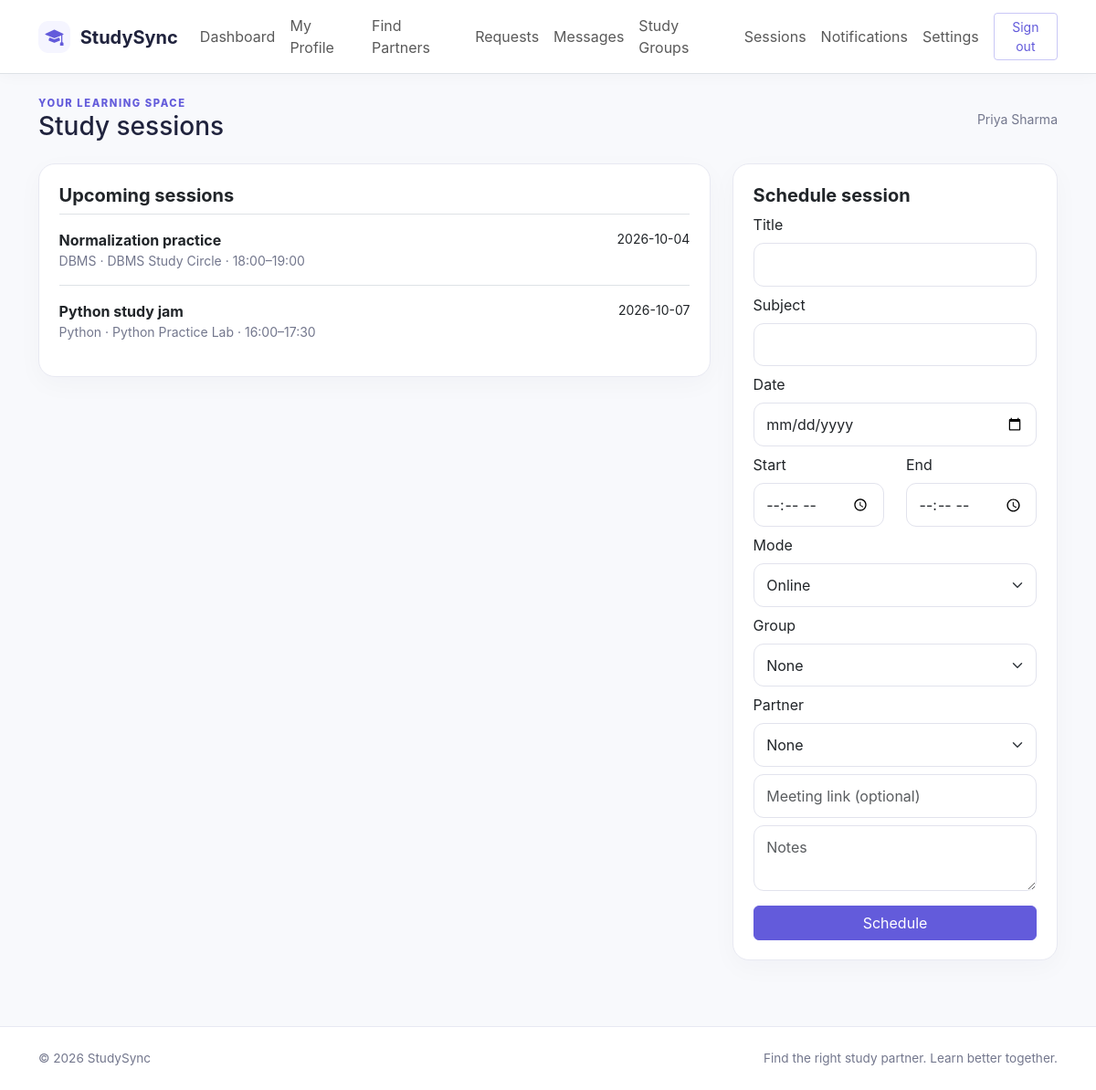
The app's page /student/sessions.php (signed in) with its own data.
### tables this page shows
CREATE TABLE student_profiles(user_id BIGINT UNSIGNED PRIMARY KEY,college VARCHAR(180) NOT NULL DEFAULT '',course VARCHAR(120) NOT NULL DEFAULT '',semester TINYINT UNSIGNED NULL,about TEXT NULL,learning_goals TEXT NULL,study_mode ENUM('Online','Offline','Both') NULL,availability_days VARCHAR(100) NULL,start_time TIME NULL,end_time TIME NULL,languages VARCHAR(180) NULL,avatar VARCHAR(255) NULL,FOREIGN KEY(user_id) REFERENCES users(id) ON DELETE CASCADE);

CREATE TABLE users(id BIGINT UNSIGNED AUTO_INCREMENT PRIMARY KEY,name VARCHAR(120) NOT NULL,email VARCHAR(190) NOT NULL UNIQUE,password VARCHAR(255) NOT NULL,role ENUM('student','admin') NOT NULL DEFAULT 'student',status ENUM('active','inactive') NOT NULL DEFAULT 'active',created_at TIMESTAMP NOT NULL DEFAULT CURRENT_TIMESTAMP,updated_at TIMESTAMP NOT NULL DEFAULT CURRENT_TIMESTAMP ON UPDATE CURRENT_TIMESTAMP,INDEX(role,status));

CREATE TABLE study_sessions(id BIGINT UNSIGNED AUTO_INCREMENT PRIMARY KEY,title VARCHAR(160) NOT NULL,subject VARCHAR(120) NULL,session_date DATE NOT NULL,start_time TIME NOT NULL,end_time TIME NOT NULL,mode ENUM('Online','Offline','Both') NOT NULL DEFAULT 'Online',meeting_link VARCHAR(500) NULL,notes TEXT NULL,group_id BIGINT UNSIGNED NULL,partner_id BIGINT UNSIGNED NULL,created_by BIGINT UNSIGNED NOT NULL,status ENUM('scheduled','cancelled') NOT NULL DEFAULT 'scheduled',created_at TIMESTAMP DEFAULT CURRENT_TIMESTAMP,FOREIGN KEY(group_id) REFERENCES study_groups(id) ON DELETE SET NULL,FOREIGN KEY(partner_id) REFERENCES users(id) ON DELETE SET NULL,FOREIGN KEY(created_by) REFERENCES users(id) ON DELETE CASCADE,INDEX(session_date,status));

CREATE TABLE study_groups(id BIGINT UNSIGNED AUTO_INCREMENT PRIMARY KEY,name VARCHAR(140) NOT NULL,description TEXT NOT NULL,subject_id INT UNSIGNED NULL,topic VARCHAR(120) NULL,level ENUM('Beginner','Intermediate','Advanced') NOT NULL DEFAULT 'Beginner',study_mode ENUM('Online','Offline','Both') NOT NULL DEFAULT 'Online',creator_id BIGINT UNSIGNED NOT NULL,status ENUM('active','suspended') NOT NULL DEFAULT 'active',created_at TIMESTAMP DEFAULT CURRENT_TIMESTAMP,FOREIGN KEY(subject_id) REFERENCES subjects(id) ON DELETE SET NULL,FOREIGN KEY(creator_id) REFERENCES users(id) ON DELETE CASCADE,INDEX(status,created_at));

### config/database.php (called while the page is built, shortened)
<?php
function db(): PDO {
    static $pdo;
    if (!$pdo) {
        $pdo = new PDO('mysql:host='.DB_HOST.';dbname='.DB_NAME.';charset=utf8mb4', DB_USER, DB_PASS, [PDO::ATTR_ERRMODE=>PDO::ERRMODE_EXCEPTION, PDO::ATTR_DEFAULT_FETCH_MODE=>PDO::FETCH_ASSOC, PDO::ATTR_EMULATE_PREPARES=>false]);
    }
    return $pdo;
}

### student/sessions.php (the view)
<?php require_once __DIR__.'/../includes/functions.php';$u=require_login();$id=(int)$u['id'];if($_SERVER['REQUEST_METHOD']==='POST'){verify_csrf();$act=$_POST['act']??'';if($act==='cancel'){$q=db()->prepare("UPDATE study_sessions SET status='cancelled' WHERE id=? AND created_by=?");$q->execute([(int)$_POST['id'],$id]);flash('success','Session cancelled.');go('sessions.php');}if($act==='create'){$title=trim($_POST['title']??'');$date=$_POST['date']??'';$start=$_POST['start_time']??'';$end=$_POST['end_time']??'';$mode=$_POST['mode']??'Online';if(!$title||!strtotime($date)||$date<date('Y-m-d')||!preg_match('/^\d{2}:\d{2}$/',$start)||!preg_match('/^\d{2}:\d{2}$/',$end)||$start>=$end){flash('danger','Enter a valid title, future date, and end time after start time.');go('sessions.php');}$group=(int)($_POST['group_id']??0)?:null;$partner=(int)($_POST['partner_id']??0)?:null;if($group){$q=db()->prepare('SELECT COUNT(*) FROM group_members WHERE group_id=? AND user_id=?');$q->execute([$group,$id]);if(!$q->fetchColumn())$group=null;}if($partner){$q=db()->prepare("SELECT COUNT(*) FROM study_requests WHERE status='accepted' AND ((sender_id=? AND receiver_id=?) OR (sender_id=? AND receiver_id=?))");$q->execute([$id,$partner,$partner,$id]);if(!$q->fetchColumn())$partner=null;}db()->prepare('INSERT INTO study_sessions(title,subject,session_date,start_time,end_time,mode,meeting_link,notes,group_id,partner_id,created_by) VALUES(?,?,?,?,?,?,?,?,?,?,?)')->execute([$title,trim($_POST['subject']??''),$date,$start,$end,$mode,trim($_POST['meeting_link']??''),trim($_POST['notes']??''),$group,$partner,$id]);if($partner)notify($partner,$u['name'].' scheduled a study session.','sessions.php');flash('success','Study session scheduled.');go('sessions.php');}}$q=db()->prepare("SELECT DISTINCT s.*,g.name group_name,p.name partner_name FROM study_sessions s LEFT JOIN study_groups g ON g.id=s.group_id LEFT JOIN users p ON p.id=s.partner_id WHERE (s.created_by=? OR s.partner_id=? OR s.group_id IN (SELECT group_id FROM group_members WHERE user_id=?)) AND s.status='scheduled' ORDER BY s.session_date,s.start_time");$q->execute([$id,$id,$id]);$rows=$q->fetchAll();$groups=db()->prepare('SELECT g.id,g.name FROM group_members m JOIN study_groups g ON g.id=m.group_id WHERE m.user_id=?');$groups->execute([$id]);$connections=db()->prepare("SELECT DISTINCT u.id,u.name FROM users u JOIN study_requests r ON r.status='accepted' AND ((r.sender_id=? AND r.receiver_id=u.id) OR (r.receiver_id=? AND r.sender_id=u.id))");$connections->execute([$id,$id]);page_start('Study sessions'); ?><div class="row g-4"><div class="col-lg-8"><div class="card"><div class="card-body"><h2 class="h5 fw-bold">Upcoming sessions</h2><?php foreach($rows as $s): ?><div class="d-flex justify-content-between border-top py-3"><div><strong><?= e($s['title']) ?></strong><div class="small text-secondary"><?= e($s['subject']) ?> · <?= e($s['group_name']?:$s['partner_name']?:$s['mode']) ?> · <?= e(substr($s['start_time'],0,5)) ?>–<?= e(substr($s['end_time'],0,5)) ?></div><?php if($s['meeting_link']): ?><a class="small" href="<?= e($s['meeting_link']) ?>" target="_blank" rel="noopener">Open meeting link</a><?php endif ?></div><div class="text-end small"><?= e($s['session_date']) ?><?php if((int)$s['created_by']===$id): ?><form method="post" class="mt-2"><input type="hidden" name="csrf" value="<?= e(csrf()) ?>"><input type="hidden" name="act" value="cancel"><input type="hidden" name="id" value="<?= $s['id'] ?>"><button class="btn btn-sm btn-outline-danger" data-confirm="Cancel this session?">Cancel</button></form><?php endif ?></div></div><?php endforeach ?><?php if(!$rows): ?><div class="empty">No upcoming sessions. Plan a focused study block below.</div><?php endif ?></div></div></div><div class="col-lg-4"><div class="card"><div class="card-body"><h2 class="h5 fw-bold">Schedule session</h2><form method="post"><input type="hidden" name="csrf" value="<?= e(csrf()) ?>"><input type="hidden" name="act" value="create"><label class="form-label">Title</label><input class="form-control mb-2" name="title" required><label class="form-label">Subject</label><input class="form-control mb-2" name="subject"><label class="form-label">Date</label><input class="form-control mb-2" type="date" min="<?= date('Y-m-d') ?>" name="date" required><div class="row"><div class="col"><label class="form-label">Start</label><input class="form-control mb-2" type="time" name="start_time" required></div><div class="col"><label class="form-label">End</label><input class="form-control mb-2" type="time" name="end_time" required></div></div><label class="form-label">Mode</label><select class="form-select mb-2" name="mode"><option>Online</option><option>Offline</option><option>Both</option></select><label class="form-label">Group</label><select class="form-select mb-2" name="group_id"><option value="">None</option><?php foreach($groups as $g): ?><option value="<?= $g['id'] ?>"><?= e($g['name']) ?></option><?php endforeach ?></select><label class="form-label">Partner</label><select class="form-select mb-2" name="partner_id"><option value="">None</option><?php foreach($connections as $c): ?><option value="<?= $c['id'] ?>"><?= e($c['name']) ?></option><?php endforeach ?></select><input class="form-control mb-2" name="meeting_link" placeholder="Meeting link (optional)"><textarea class="form-control mb-3" name="notes" placeholder="Notes"></textarea><button class="btn btn-primary w-100">Schedule</button></form></div></div></div></div><?php page_end(); ?>

### includes/functions.php (shortened to what this page needs)
<?php
require_once __DIR__.'/../config/database.php';
function e($v): string { return htmlspecialchars((string)$v, ENT_QUOTES|ENT_SUBSTITUTE, 'UTF-8'); }
function current_user(): ?array { if(empty($_SESSION['uid'])) return null; $q=db()->prepare('SELECT u.id,u.name,u.email,u.role,u.status,p.college,p.course,p.semester,p.avatar FROM users u LEFT JOIN student_profiles p ON p.user_id=u.id WHERE u.id=?'); $q->execute([$_SESSION['uid']]); return $q->fetch() ?: null; }
function page_start(string $title,bool $admin=false): void { $u=current_user(); $flash=$_SESSION['flash']??null;unset($_SESSION['flash']); echo '<!doctype html><html lang="en"><head><meta charset="utf-8"><meta name="viewport" content="width=device-width, initial-scale=1"><title>'.e($title).' · StudySync</title><link href="https://cdn.jsdelivr.net/npm/bootstrap@5.3.3/dist/css/bootstrap.min.css" rel="stylesheet"><link href="https://cdn.jsdelivr.net/npm/bootstrap-icons@1.11.3/font/bootstrap-icons.min.css" rel="stylesheet"><link href="'.(str_contains($_SERVER['PHP_SELF'],'/student/')||str_contains($_SERVER['PHP_SELF'],'/admin/')?'../':'').'assets/css/style.css" rel="stylesheet"></head><body><nav class="navbar navbar-expand-lg bg-white border-bottom sticky-top"><div class="container"><a class="navbar-brand fw-bold" href="'.(str_contains($_SERVER['PHP_SELF'],'/student/')?'dashboard.php':'index.php').'"><span class="brand-icon"><i class="bi bi-mortarboard-fill"></i></span> StudySync</a><button class="navbar-toggler" data-bs-toggle="collapse" data-bs-target="#nav"><span class="navbar-toggler-icon"></span></button><div id="nav" class="collapse navbar-collapse"><div class="navbar-nav ms-auto align-items-lg-center">'; if($u){$base=$admin?'../admin/':'../student/';$items=$admin?['Dashboard'=>'dashboard.php','Students'=>'students.php','Subjects'=>'catalog.php?type=subject','Skills'=>'catalog.php?type=skill','Groups'=>'groups.php','Reports'=>'reports.php','Feedback'=>'feedback.php']:['Dashboard'=>'dashboard.php','My Profile'=>'profile.php','Find Partners'=>'find-partners.php','Requests'=>'requests.php','Messages'=>'messages.php','Study Groups'=>'groups.php','Sessions'=>'sessions.php','Notifications'=>'notifications.php','Settings'=>'settings.php']; foreach($items as $n=>$url)echo '<a class="nav-link" href="'.$base.$url.'">'.e($n).'</a>';echo '<a class="btn btn-sm btn-outline-primary ms-lg-2" href="'.($admin?'../':'').'logout.php">Sign out</a>'; } else echo '<a class="nav-link" href="'.(str_contains($_SERVER['PHP_SELF'],'about.php')?'../':'').'index.php#how">How it works</a><a class="nav-link" href="'.(str_contains($_SERVER['PHP_SELF'],'about.php')?'about.php':'about.php').'"><span>About</span></a><a class="nav-link" href="'.(str_contains($_SERVER['PHP_SELF'],'about.php')?'../':'').'login.php">Login</a><a class="btn btn-primary ms-lg-2" href="'.(str_contains($_SERVER['PHP_SELF'],'about.php')?'../':'').'register.php">Get started</a>';echo '</div></div></div></nav><main class="container py-4">';if($flash)echo '<div class="alert alert-'.e($flash[0]).' alert-dismissible">'.e($flash[1]).'<button class="btn-close" data-bs-dismiss="alert"></button></div>'; if($u)echo '<div class="d-flex align-items-center justify-content-between mb-4"><div><div class="eyebrow">'.($admin?'ADMIN CONSOLE':'YOUR LEARNING SPACE').'</div><h1 class="h3 mb-0">'.e($title).'</h1></div><div class="small text-secondary">'.e($u['name']).'</div></div>'; }
function page_end(): void { echo '</main><footer class="footer py-4 mt-5"><div class="container d-flex justify-content-between"><span>© '.date('Y').' StudySync</span><span>Find the right study partner. Learn better together.</span></div></footer><script src="https://cdn.jsdelivr.net/npm/bootstrap@5.3.3/dist/js/bootstrap.bundle.min.js"></script><script src="'.(str_contains($_SERVER['PHP_SELF'],'/student/')||str_contains($_SERVER['PHP_SELF'],'/admin/')?'../':'').'assets/js/main.js"></script></body></html>'; }

### assets/css/style.css (style rules this page uses)
:root { --ink:#20233d;--muted:#73778d;--primary:#635bdb;--soft:#f5f5ff;--line:#e8e9f2 }
* { box-sizing:border-box }
body { background:#f8f9fc;color:var(--ink);font-family:Inter,ui-sans-serif,system-ui,-apple-system,"Segoe UI",sans-serif }
.navbar { box-shadow:0 2px 16px #20233d08 }
.navbar-brand { color:var(--ink) }
.brand-icon { display:inline-grid;place-items:center;background:var(--soft);color:var(--primary);width:35px;height:35px;border-radius:11px;margin-right:6px }
.btn-primary { background:var(--primary);border-color:var(--primary) }
.btn-outline-primary { color:var(--primary);border-color:#c9c7f6 }
.card,.panel { border:1px solid var(--line);border-radius:18px;box-shadow:0 8px 28px #20233d08;background:#fff }
.card { overflow:hidden }
.card-body { padding:1.35rem }
.eyebrow { font-size:.7rem;letter-spacing:.14em;color:var(--primary);font-weight:800 }
.text-secondary { color:var(--muted)!important }
.footer { background:#fff;border-top:1px solid var(--line);color:var(--muted);font-size:.85rem }
.form-control,.form-select { border-color:#e2e3ed;border-radius:11px;padding:.68rem .85rem }

### records on screen
student_profiles: user_id.name "Priya Sharma"
study_sessions: title "Normalization practice", subject "DBMS", group.name "DBMS Study Circle", start_time "18:00", end_time "19:00", session_date "2026-10-04"
study_sessions: title "Python study jam", subject "Python", group.name "Python Practice Lab", start_time "16:00", end_time "17:30", session_date "2026-10-07"

### other values on screen
$n "Dashboard"
$n "My Profile"
$n "Find Partners"
$n "Requests"
$n "Messages"
$n "Study Groups"
$n "Sessions"
$n "Notifications"
$n "Settings"
$title "Study sessions"
